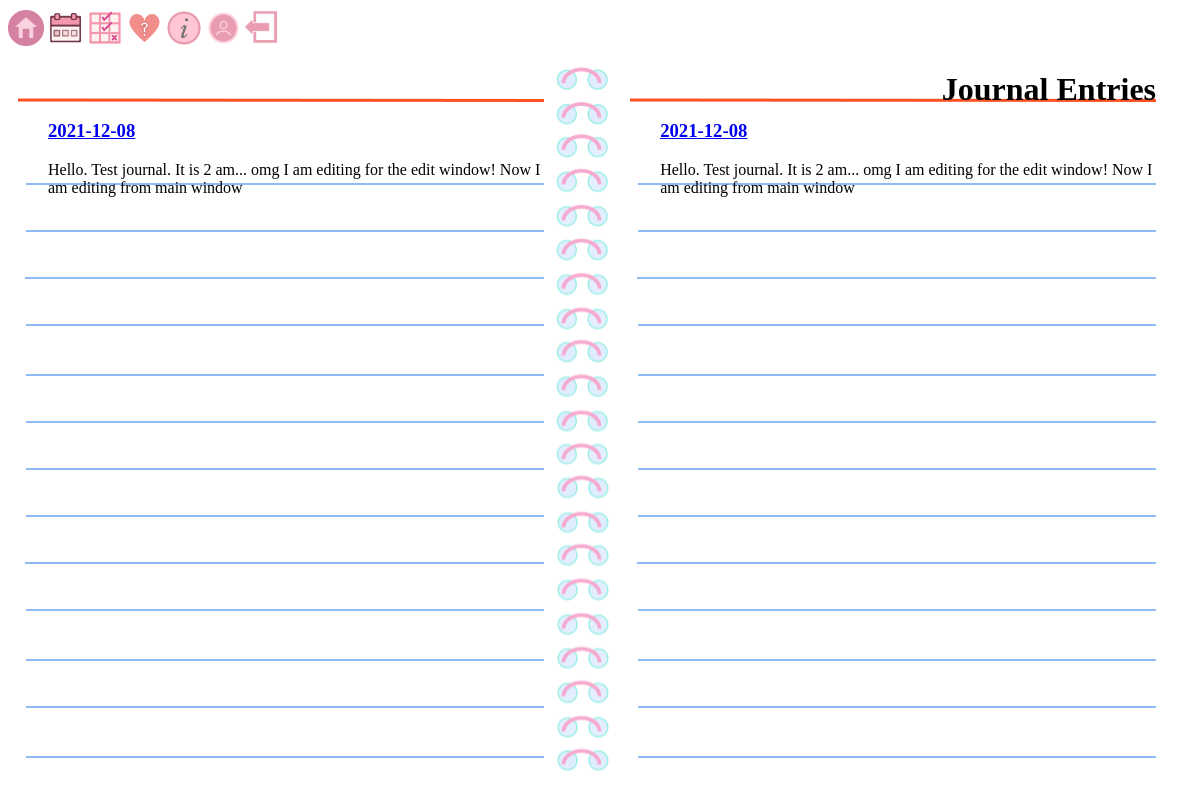
Before: /journal (signed in) with the older database file.
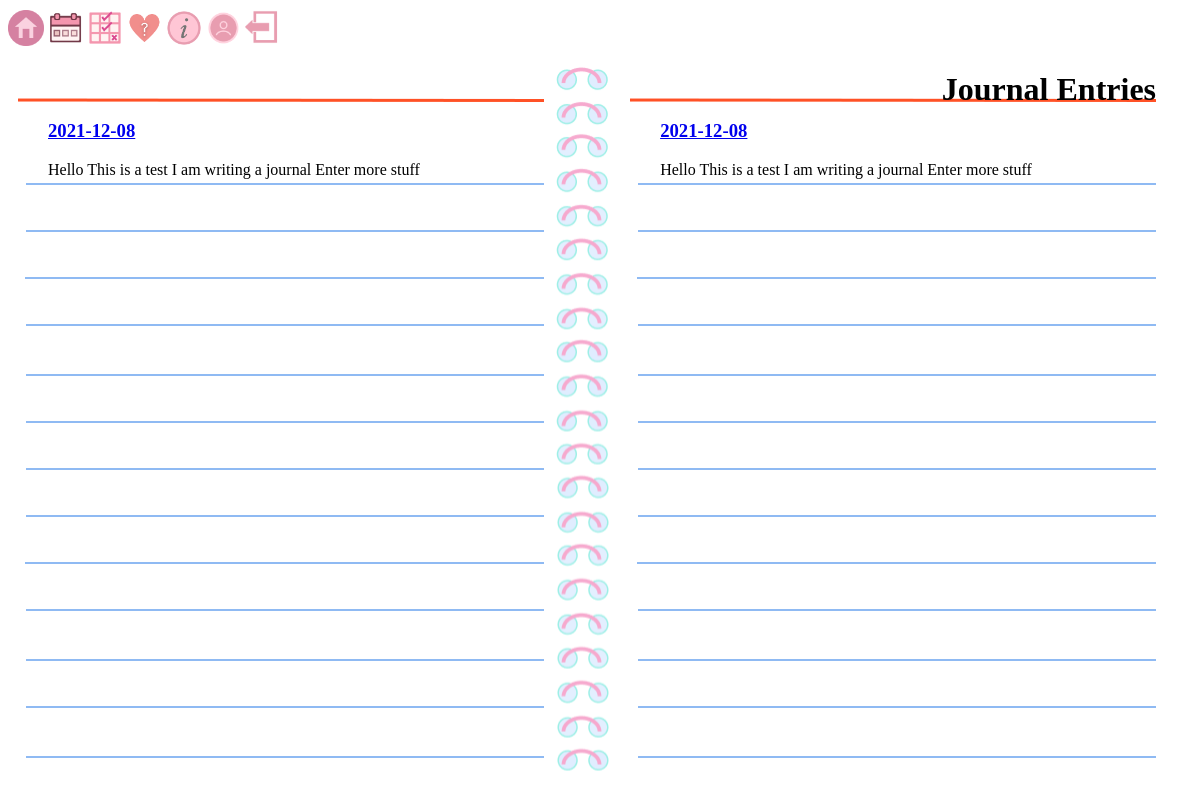
After: the same page with the newer database file.
### app/models.py (models this page shows, shortened)
class Journal(db.Model):
    id = db.Column(db.Integer, primary_key=True)
    date_posted = db.Column(db.DateTime, nullable=False, default=datetime.now().date())
    content = db.Column(db.Text, nullable=False)
    user_id = db.Column(db.Integer, db.ForeignKey('user.id'), nullable=False)

### app/routes.py (the view)
@app.route("/journal")
@login_required
def journal():
    alljournals = Journal.query.filter_by(user_id=current_user.id) # only display logged in users info
    return render_template("journal.html", alljournals=alljournals)

### app/models.py (called while the page is built)
@login_manager.user_loader
def load_user(user_id):
    return User.query.get(int(user_id))

### app/templates/journal.html (shortened to what this page needs)
<!doctype html>
<html lang="en">
    <head>
        <link rel="stylesheet" href="static\journal.css">
        <div>
            <a class="nav-link" href="/mainpage"><img src="static\images\home.png " width="3%"></a>
            <a class="nav-link" href="/calendar"><img src="static\images\calendar_icon.png " width="3%"></a>
            <a class="nav-link" href="/habittracker"><img src="static\images\habittracker_icon.png " width="3%"></a>
            <a class="nav-link" href="/moodtracker"><img src="static\images\moodtracker_icon.png " width="3%"></a>
            <a class="nav-link" href="/info"><img src="static\images\information_icon.png " width="3%"></a>
            <a class="nav-link" href="/account"><img src="static\images\account_icon.png " width="3%"></a>
            <a class="nav-link" href="/"><img src="static\images\logout_icon.png " width="3%"></a>
        </div>
    </head>
    <body>
        <div class="container">
            <h1>Journal Entries </h1>
            <div id="page1">
                <ul>
                    <br/>
                    <br/>
                    {% for journal in alljournals %}
                        <li>
                            <h3><a href="{{ '/journal/' + journal.id|string }}">{{ journal.date_posted.date() }}</a> </h3>
                            <p>{{ journal.content }}</p>
                        </li><br/>
                    {% endfor %}
                </ul>
            </div>
            <img id="center" src="static\images\journal_center.png">
            <div id="page2">
                <ul>
                    <br/>
                    <br/>
                    {% for journal in alljournals %}
                        <li>
                            <h3><a href="{{ '/journal/' + journal.id|string }}">{{ journal.date_posted.date() }}</a></h3>
                            <p>{{ journal.content }}</p>
                        </li><br/>
                    {% endfor %}
                </ul>
            </div>
        </div>
    </body>
</html>

### app/static/journal.css (style rules this page uses)
body { font-family: questrial; }
.container { display: grid; grid-template-columns: repeat(32, 1fr); grid-template-rows: repeat(3, 1fr); }
h1 { grid-column-start: 26; grid-column-end: -1; grid-row-start: 1; grid-row-end: 2; padding-right: 3%; z-index: 2; }
#center { grid-column-start: 16; grid-column-end: 17; grid-row-start: 1; grid-row-end: -1; }
#page1 { background: url("images/journal_page_cropped.png"); grid-column-start: 1; grid-column-end: 16; grid-row-start: 1; grid-row-end: -1; }
#page2 { background: url("images/journal_page_cropped.png"); grid-column-start: 17; grid-column-end: 32; grid-row-start: 1; grid-row-end: -1; }
ul { list-style: none; }

Changed rows visible on the page:
changed Journal: content "Hello. Test journal. It is 2 am... omg I am editing for the edit window! Now I am editing from main window" → "Hello This is a test I am writing a journal Enter more stuff"
